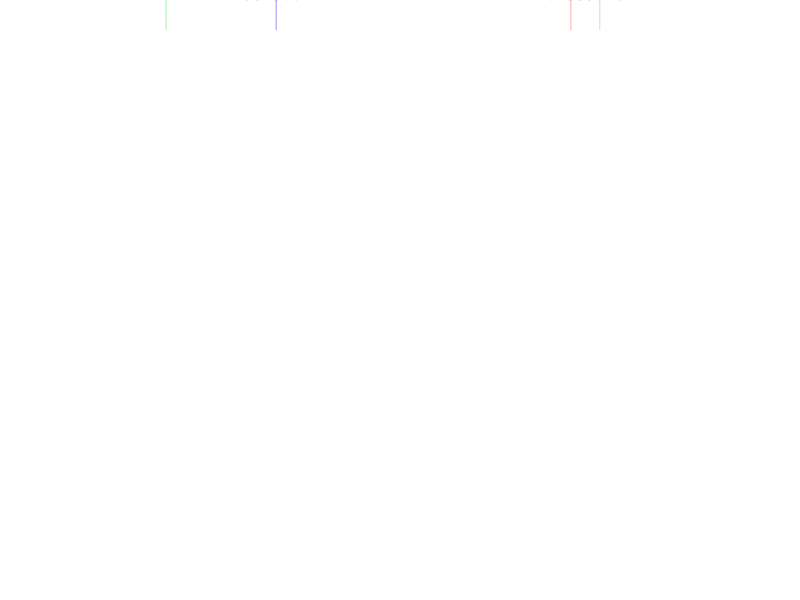
Frame 1 (no input)
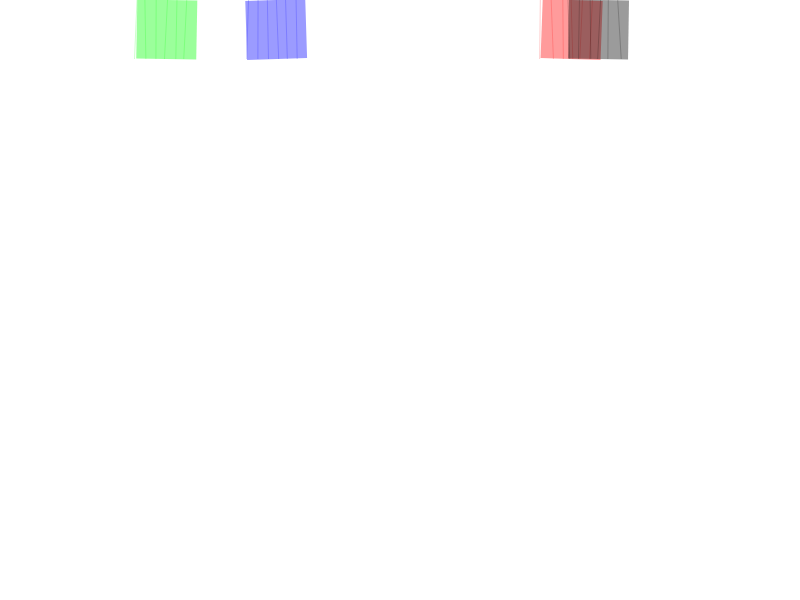
Frame 60 (no input)
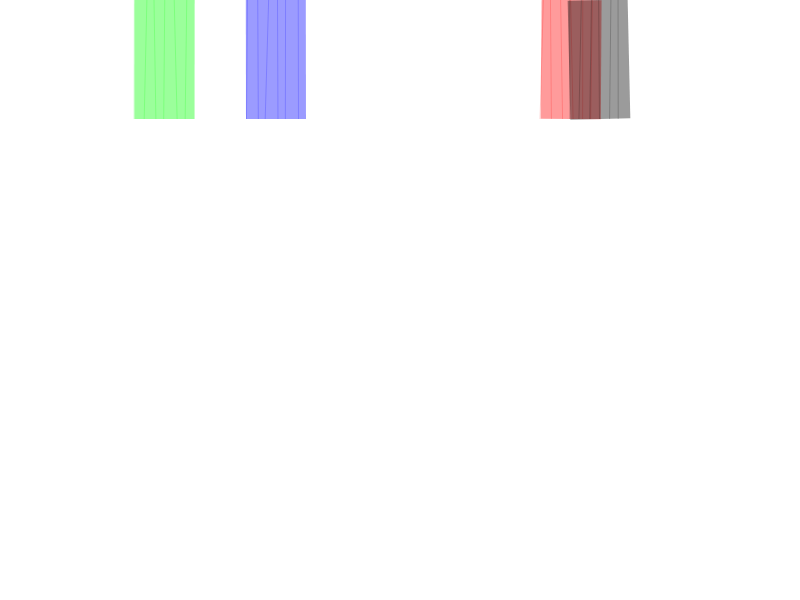
Frame 120 (the mouse pressed at the canvas centre since frame 60)

The p5.js sketch that drew these frames (run headless with seeded random() and noise() and a simulated clock; from frame 60 on, the mouse is pressed at the canvas centre):

// p5.js sketch
// ── sketch.js
//author: Natalie Black :)
var tr;
var SW;
var j = 0
var k = 0;
var exes;
var whys;
var prev_exes = [];
var prev_whys = [];
var colours;
var vertical = true;


function setup() {
  SW = 10;
  fill(0);
  createCanvas(displayWidth, displayHeight);
  background(255);
  exes  = [random(0, width), random(0, width), random(0, width), random(0, width)];
  whys  = [random(0, height), random(0, height), random(0, height), random(0, height)];
  colours = [color(255,0,0), color(0,255,0), color(0,0,0), color(0, 0, 255)];

}

function almost(point) {
  return point + random(-2,2);
}

function lines() {
  for(var i = 0; i < exes.length; i++){
    var x = exes[i];
    stroke(red(colours[i]), green(colours[i]), blue(colours[i]), tr);
    strokeWeight(SW);
    line(almost(x),0,almost(x),((height/600.0)*(j)));
    skinnyLines(x,((height/600.0)*(j)));
  }
  j = j + 1;
  if(j > 600) {
    j = 0;
    vertical = false;
    resetExes();
  }
}

function resetExes() {
  for(var i = 0; i < exes.length; i++){
    prev_exes.push(exes[i]);
    exes[i]= random(width);
  }
}

function drawPrevs(){
  for(var j = 0; j < prev_exes.length/4; j++) {    
    for(var i = 0; i < 4; i++){
      stroke(red(colours[i]), green(colours[i]), blue(colours[i]), tr);
      var x = prev_exes[(j*4)+i];
    strokeWeight(SW);
      line(almost(x), 0, almost(x), height);
      skinnyLines(x, height);
    }
  }
    
}

function skinnyLines(x,h) {
  strokeWeight(0.5);
  for(var i = 0; i < 6; i++){
    line(almost(x-(SW*0.5) + (10*i)), 0, almost(x-(SW*0.5) + (10*i)),h);
  }
}



function draw() {
    tr = 100;
    SW = 60;
    strokeCap(SQUARE);
    background(255);
    drawPrevs();
    lines();
}
